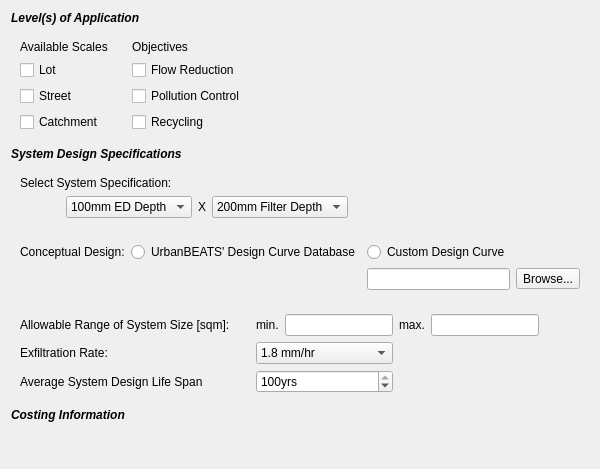
            <widget class="QWidget" name="scrollAreaWidgetContents_8">
             <property name="geometry">
              <rect>
               <x>0</x>
               <y>0</y>
               <width>534</width>
               <height>437</height>
              </rect>
             </property>
             <layout class="QVBoxLayout" name="verticalLayout_56">
              <item>
               <widget class="QLabel" name="label_27">
                <property name="text">
                 <string>&lt;html&gt;&lt;head/&gt;&lt;body&gt;&lt;p&gt;&lt;span style=&quot; font-weight:600; font-style:italic;&quot;&gt;Level(s) of Application&lt;/span&gt;&lt;/p&gt;&lt;/body&gt;&lt;/html&gt;</string>
                </property>
               </widget>
              </item>
              <item>
               <widget class="QWidget" name="widget_33" native="true">
                <layout class="QHBoxLayout" name="horizontalLayout_11">
                 <property name="leftMargin">
                  <number>0</number>
                 </property>
                 <property name="topMargin">
                  <number>0</number>
                 </property>
                 <property name="rightMargin">
                  <number>0</number>
                 </property>
                 <property name="bottomMargin">
                  <number>0</number>
                 </property>
                 <item>
                  <widget class="QWidget" name="widget_34" native="true">
                   <layout class="QGridLayout" name="gridLayout_26">
                    <item row="0" column="0">
                     <widget class="QLabel" name="BFscales_lbl_3">
                      <property name="text">
                       <string>Available Scales</string>
                      </property>
                     </widget>
                    </item>
                    <item row="1" column="0">
                     <widget class="QCheckBox" name="BFlot_check_3">
                      <property name="text">
                       <string>Lot</string>
                      </property>
                     </widget>
                    </item>
                    <item row="2" column="0">
                     <widget class="QCheckBox" name="BFstreet_check_3">
                      <property name="text">
                       <string>Street</string>
                      </property>
                     </widget>
                    </item>
                    <item row="3" column="0">
                     <widget class="QCheckBox" name="BFprec_check_3">
                      <property name="enabled">
                       <bool>true</bool>
                      </property>
                      <property name="text">
                       <string>Catchment</string>
                      </property>
                     </widget>
                    </item>
                   </layout>
                  </widget>
                 </item>
                 <item>
                  <widget class="QWidget" name="widget_35" native="true">
                   <layout class="QGridLayout" name="gridLayout_27">
                    <item row="0" column="0">
                     <widget class="QLabel" name="BFapps_lbl_3">
                      <property name="text">
                       <string>Objectives</string>
                      </property>
                     </widget>
                    </item>
                    <item row="1" column="0">
                     <widget class="QCheckBox" name="BFflow_check_3">
                      <property name="enabled">
                       <bool>true</bool>
                      </property>
                      <property name="text">
                       <string>Flow Reduction</string>
                      </property>
                     </widget>
                    </item>
                    <item row="2" column="0">
                     <widget class="QCheckBox" name="BFpollute_check_3">
                      <property name="text">
                       <string>Pollution Control</string>
                      </property>
                     </widget>
                    </item>
                    <item row="3" column="0">
                     <widget class="QCheckBox" name="BFrecycle_check_3">
                      <property name="enabled">
                       <bool>true</bool>
                      </property>
                      <property name="text">
                       <string>Recycling</string>
                      </property>
                     </widget>
                    </item>
                   </layout>
                  </widget>
                 </item>
                 <item>
                  <spacer name="horizontalSpacer_57">
                   <property name="orientation">
                    <enum>Qt::Horizontal</enum>
                   </property>
                   <property name="sizeHint" stdset="0">
                    <size>
                     <width>40</width>
                     <height>20</height>
                    </size>
                   </property>
                  </spacer>
                 </item>
                </layout>
               </widget>
              </item>
              <item>
               <widget class="QLabel" name="label_28">
                <property name="text">
                 <string>&lt;html&gt;&lt;head/&gt;&lt;body&gt;&lt;p&gt;&lt;span style=&quot; font-weight:600; font-style:italic;&quot;&gt;System Design Specifications&lt;/span&gt;&lt;/p&gt;&lt;/body&gt;&lt;/html&gt;</string>
                </property>
               </widget>
              </item>
              <item>
               <widget class="QWidget" name="widget_36" native="true">
                <layout class="QGridLayout" name="gridLayout_28">
                 <item row="1" column="2">
                  <widget class="QLabel" name="BFspecs_lbl_4">
                   <property name="text">
                    <string>&lt;html&gt;&lt;head/&gt;&lt;body&gt;&lt;p&gt;X&lt;/p&gt;&lt;/body&gt;&lt;/html&gt;</string>
                   </property>
                  </widget>
                 </item>
                 <item row="1" column="0">
                  <spacer name="horizontalSpacer_58">
                   <property name="orientation">
                    <enum>Qt::Horizontal</enum>
                   </property>
                   <property name="sizeType">
                    <enum>QSizePolicy::Fixed</enum>
                   </property>
                   <property name="sizeHint" stdset="0">
                    <size>
                     <width>40</width>
                     <height>20</height>
                    </size>
                   </property>
                  </spacer>
                 </item>
                 <item row="1" column="4">
                  <spacer name="horizontalSpacer_59">
                   <property name="orientation">
                    <enum>Qt::Horizontal</enum>
                   </property>
                   <property name="sizeHint" stdset="0">
                    <size>
                     <width>40</width>
                     <height>20</height>
                    </size>
                   </property>
                  </spacer>
                 </item>
                 <item row="0" column="0" colspan="4">
                  <widget class="QLabel" name="BFspecs_lbl_5">
                   <property name="whatsThis">
                    <string>&lt;html&gt;&lt;head/&gt;&lt;body&gt;&lt;p&gt;Low Flow Bypass = &lt;/p&gt;&lt;p&gt;High Flow Bypass = &lt;/p&gt;&lt;p&gt;Saturated hydraulic conductivity = 180mm/hr&lt;/p&gt;&lt;p&gt;TN content of filter media = &lt;/p&gt;&lt;p&gt;Orthophosphate content of filter media =&lt;/p&gt;&lt;p&gt;Overflow Weir Width = &lt;/p&gt;&lt;p&gt;&lt;br/&gt;&lt;/p&gt;&lt;p&gt;Unlined Filter Media Perimeter adjusted to maintain aspect ratio&lt;/p&gt;&lt;p&gt;Unlined filter media base&lt;/p&gt;&lt;p&gt;Vegetated with effective nutrient removal plants&lt;/p&gt;&lt;p&gt;Underdrain Present&lt;/p&gt;&lt;p&gt;Submerged Zone with Carbon Present, depth = 0.45m&lt;/p&gt;&lt;/body&gt;&lt;/html&gt;</string>
                   </property>
                   <property name="text">
                    <string>Select System Specification:</string>
                   </property>
                  </widget>
                 </item>
                 <item row="1" column="1">
                  <widget class="QComboBox" name="ISspecs_EDD_combo">
                   <item>
                    <property name="text">
                     <string>100mm ED Depth</string>
                    </property>
                   </item>
                   <item>
                    <property name="text">
                     <string>200mm ED Depth</string>
                    </property>
                   </item>
                   <item>
                    <property name="text">
                     <string>300mm ED Depth</string>
                    </property>
                   </item>
                   <item>
                    <property name="text">
                     <string>400mm ED Depth</string>
                    </property>
                   </item>
                  </widget>
                 </item>
                 <item row="1" column="3">
                  <widget class="QComboBox" name="ISspecs_FD_combo">
                   <item>
                    <property name="text">
                     <string>200mm Filter Depth</string>
                    </property>
                   </item>
                   <item>
                    <property name="text">
                     <string>400mm Filter Depth</string>
                    </property>
                   </item>
                   <item>
                    <property name="text">
                     <string>600mm Filter Depth</string>
                    </property>
                   </item>
                   <item>
                    <property name="text">
                     <string>800mm Filter Depth</string>
                    </property>
                   </item>
                  </widget>
                 </item>
                </layout>
               </widget>
              </item>
              <item>
               <widget class="QWidget" name="widget_37" native="true">
                <layout class="QGridLayout" name="gridLayout_29">
                 <item row="0" column="0">
                  <widget class="QLabel" name="BFdesigncurve_lbl_3">
                   <property name="text">
                    <string>Conceptual Design:</string>
                   </property>
                  </widget>
                 </item>
                 <item row="1" column="2">
                  <widget class="QLineEdit" name="BFdesigncurve_pathbox_3"/>
                 </item>
                 <item row="0" column="1">
                  <widget class="QRadioButton" name="radioButton_5">
                   <property name="text">
                    <string>UrbanBEATS' Design Curve Database</string>
                   </property>
                  </widget>
                 </item>
                 <item row="0" column="2">
                  <widget class="QRadioButton" name="radioButton_6">
                   <property name="text">
                    <string>Custom Design Curve</string>
                   </property>
                  </widget>
                 </item>
                 <item row="1" column="3">
                  <widget class="QToolButton" name="BFdesigncurve_browse_3">
                   <property name="enabled">
                    <bool>true</bool>
                   </property>
                   <property name="text">
                    <string>Browse...</string>
                   </property>
                  </widget>
                 </item>
                </layout>
               </widget>
              </item>
              <item>
               <widget class="QWidget" name="widget_38" native="true">
                <layout class="QGridLayout" name="gridLayout_30">
                 <item row="0" column="0">
                  <widget class="QLabel" name="BFminsize_lbl_3">
                   <property name="text">
                    <string>Allowable Range of System Size [sqm]:</string>
                   </property>
                  </widget>
                 </item>
                 <item row="1" column="0">
                  <widget class="QLabel" name="BFexfil_lbl_3">
                   <property name="text">
                    <string>Exfiltration Rate:</string>
                   </property>
                  </widget>
                 </item>
                 <item row="2" column="2" colspan="2">
                  <widget class="QSpinBox" name="BFavglifespin_3">
                   <property name="suffix">
                    <string>yrs</string>
                   </property>
                   <property name="minimum">
                    <number>5</number>
                   </property>
                   <property name="maximum">
                    <number>100</number>
                   </property>
                   <property name="singleStep">
                    <number>5</number>
                   </property>
                   <property name="value">
                    <number>100</number>
                   </property>
                  </widget>
                 </item>
                 <item row="0" column="2">
                  <widget class="QLabel" name="BFmaxsize_lbl_5">
                   <property name="text">
                    <string>min.</string>
                   </property>
                  </widget>
                 </item>
                 <item row="0" column="5">
                  <widget class="QLineEdit" name="BFmaxsize_box_3"/>
                 </item>
                 <item row="0" column="6">
                  <spacer name="horizontalSpacer_60">
                   <property name="orientation">
                    <enum>Qt::Horizontal</enum>
                   </property>
                   <property name="sizeHint" stdset="0">
                    <size>
                     <width>40</width>
                     <height>20</height>
                    </size>
                   </property>
                  </spacer>
                 </item>
                 <item row="0" column="3">
                  <widget class="QLineEdit" name="BFminsize_box_3"/>
                 </item>
                 <item row="0" column="4">
                  <widget class="QLabel" name="BFmaxsize_lbl_6">
                   <property name="text">
                    <string>max.</string>
                   </property>
                  </widget>
                 </item>
                 <item row="2" column="0">
                  <widget class="QLabel" name="BFavglifelbl_3">
                   <property name="text">
                    <string>Average System Design Life Span</string>
                   </property>
                  </widget>
                 </item>
                 <item row="0" column="1">
                  <spacer name="horizontalSpacer_61">
                   <property name="orientation">
                    <enum>Qt::Horizontal</enum>
                   </property>
                   <property name="sizeType">
                    <enum>QSizePolicy::Fixed</enum>
                   </property>
                   <property name="sizeHint" stdset="0">
                    <size>
                     <width>20</width>
                     <height>20</height>
                    </size>
                   </property>
                  </spacer>
                 </item>
                 <item row="1" column="2" colspan="2">
                  <widget class="QComboBox" name="ISexfil_combo">
                   <property name="whatsThis">
                    <string>The likely exfiltration rate from the system (less than the theoretical maximum infiltration rate of the soil). Select this value based on performance data of systems in your city.</string>
                   </property>
                   <item>
                    <property name="text">
                     <string>1.8 mm/hr</string>
                    </property>
                   </item>
                   <item>
                    <property name="text">
                     <string>3.6 mm/hr</string>
                    </property>
                   </item>
                   <item>
                    <property name="text">
                     <string>18 mm/hr</string>
                    </property>
                   </item>
                   <item>
                    <property name="text">
                     <string>36 mm/hr</string>
                    </property>
                   </item>
                  </widget>
                 </item>
                </layout>
               </widget>
              </item>
              <item>
               <widget class="QLabel" name="label_29">
                <property name="text">
                 <string>&lt;html&gt;&lt;head/&gt;&lt;body&gt;&lt;p&gt;&lt;span style=&quot; font-weight:600; font-style:italic;&quot;&gt;Costing Information&lt;/span&gt;&lt;/p&gt;&lt;/body&gt;&lt;/html&gt;</string>
                </property>
               </widget>
              </item>
              <item>
               <widget class="QWidget" name="widget_39" native="true">
                <property name="minimumSize">
                 <size>
                  <width>0</width>
                  <height>30</height>
                 </size>
                </property>
               </widget>
              </item>
             </layout>
            </widget>
